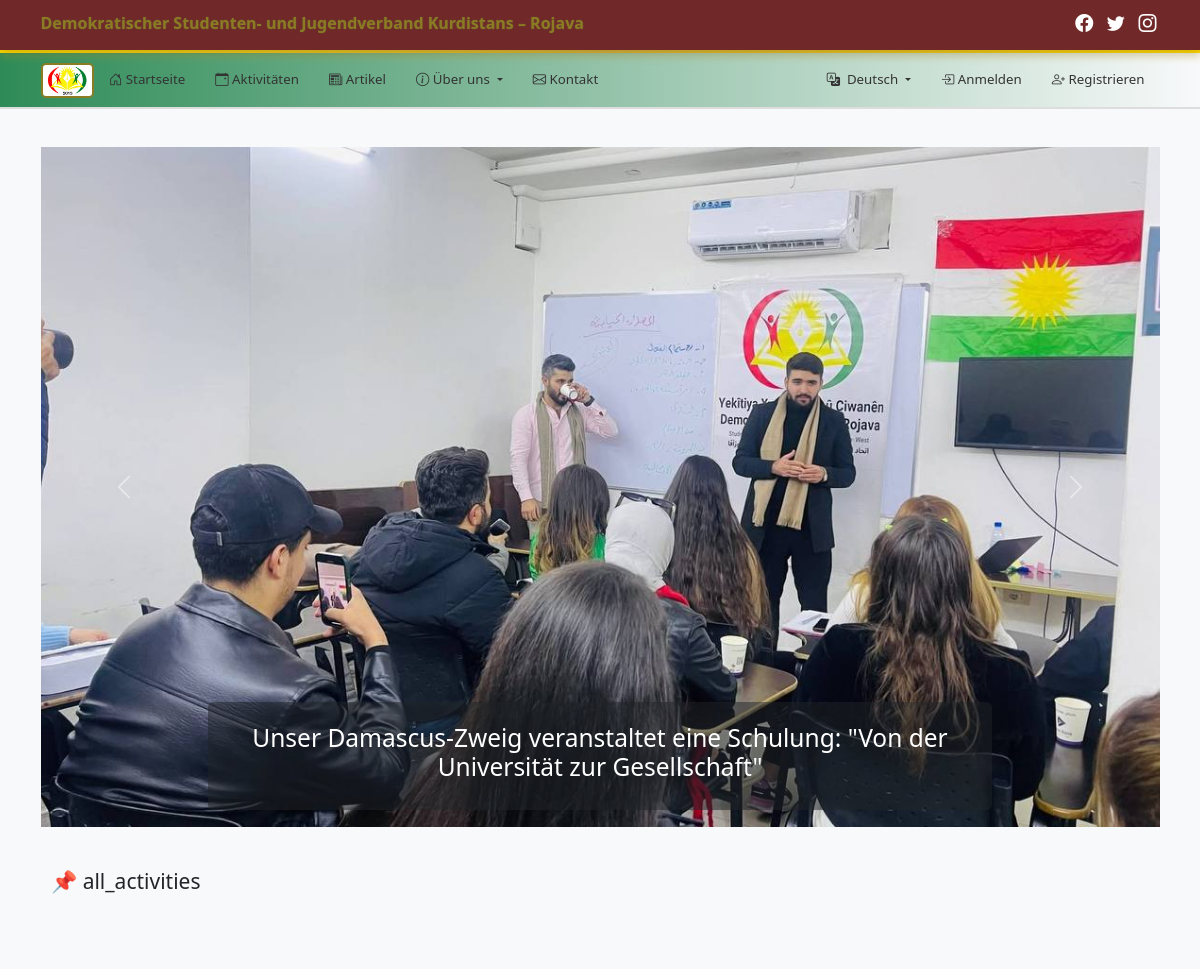
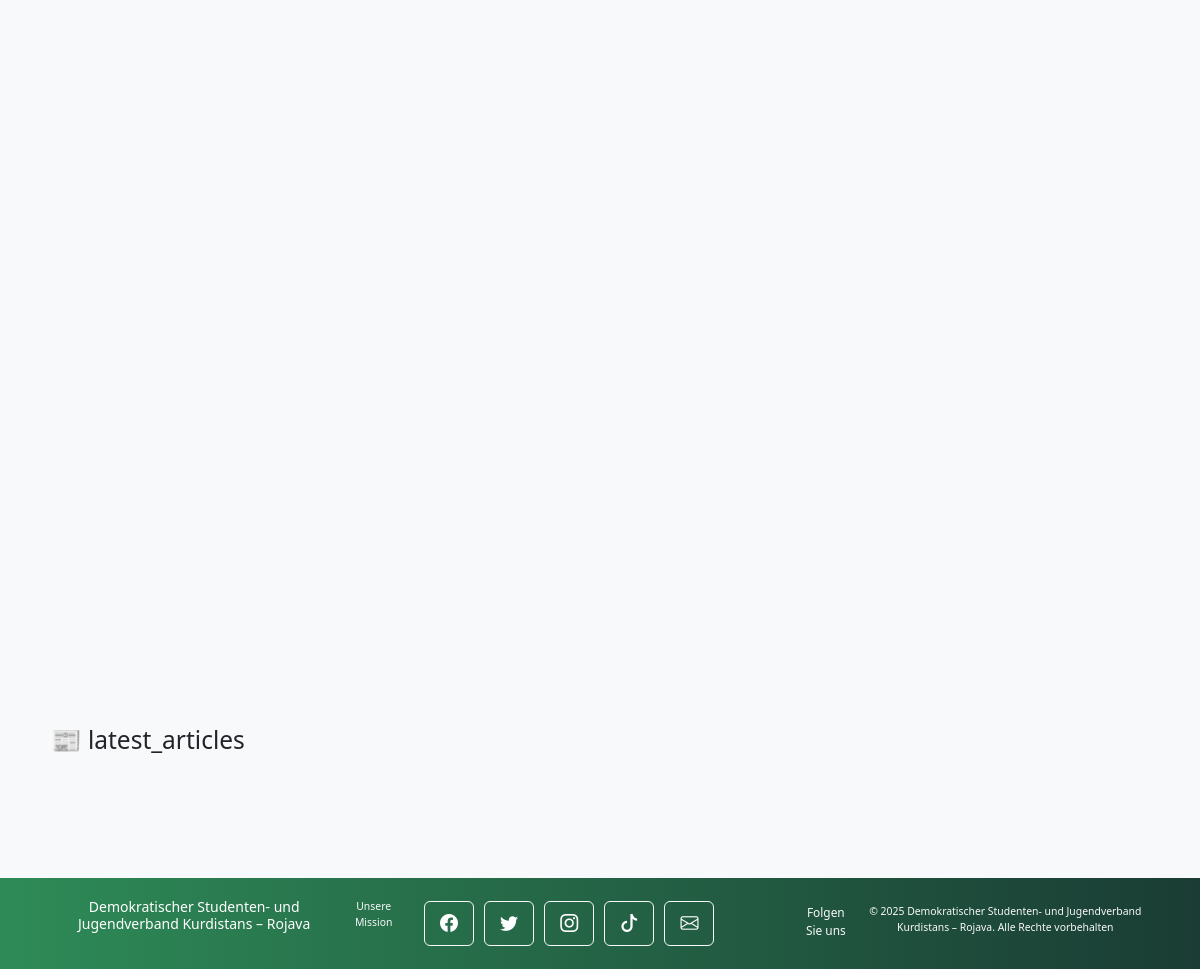
Screenshot of /?lang=de with the database file from the repository (2 pictures, top to bottom).
### models.py (models this page shows, shortened)
class Activity(db.Model):
    __tablename__ = 'activity'
    id = db.Column(db.Integer, primary_key=True)
    title_en = db.Column(db.String(255), nullable=False)
    title_ar = db.Column(db.String(255), nullable=False)
    title_ku = db.Column(db.String(255))
    title_de = db.Column(db.String(255))
    description_en = db.Column(db.Text, nullable=False)
    description_ar = db.Column(db.Text, nullable=False)
    description_ku = db.Column(db.Text)
    description_de = db.Column(db.Text)
    category = db.Column(db.String(100))
    images = db.Column(db.Text)
    date_posted = db.Column(
        db.DateTime,
        default=datetime.utcnow
    )

### routes.py (the view)
    @app.route('/')
    def index():
        lang = request.args.get('lang', session.get('lang', 'en'))
        session['lang'] = lang
        return render_template(
            'index.html',
            trans=get_trans(),
            activities=Activity.query.order_by(Activity.date_posted.desc()).limit(5).all(),
            breaking_news=BreakingNews.query.filter_by(is_active=True).order_by(BreakingNews.date_posted.desc()).limit(5).all(),
            latest_articles=Article.query.order_by(Article.date_posted.desc()).limit(3).all(),
            get_by_lang=get_by_lang,
            lang=lang,
            lang_urls=get_lang_urls()
        )

### templates/index.html (shortened to what this page needs)
{% extends "base.html" %}
{% block content %}
<br><br><br><br><br><br>
<div id="homeActivitiesCarousel"
     class="carousel slide"
     data-bs-ride="carousel"
     data-bs-interval="5000"
     data-bs-pause="false">
  <div class="carousel-inner">
    {% for activity in activities[:5] %}
    <div class="carousel-item {% if loop.first %}active{% endif %}">
      {% if activity.images %}
        {% set img = activity.images.split(',')[0] %}
        <img src="{{ url_for('static', filename='images/uploads/' + img) }}"
             class="d-block w-100"
             style="height:85vh; object-fit:cover;">
      {% else %}
        <img src="{{ url_for('static', filename='images/placeholder.jpg') }}"
             class="d-block w-100"
             style="height:85vh; object-fit:cover;">
      {% endif %}
      <div class="carousel-caption d-none d-md-block bg-dark bg-opacity-50 rounded p-4">
        <h3>
          {% if lang == 'ar' %}
            {{ activity.title_ar }}
          {% elif lang == 'ku' %}
            {{ activity.title_ku }}
          {% elif lang == 'de' %}
            {{ activity.title_de }}
          {% else %}
            {{ activity.title_en }}
          {% endif %}
        </h3>
      </div>
    </div>
    {% endfor %}
  </div>
  <button class="carousel-control-prev" type="button"
          data-bs-target="#homeActivitiesCarousel" data-bs-slide="prev">
    <span class="carousel-control-prev-icon"></span>
  </button>
  <button class="carousel-control-next" type="button"
          data-bs-target="#homeActivitiesCarousel" data-bs-slide="next">
    <span class="carousel-control-next-icon"></span>
  </button>
</div>
<main class="container mt-5">
  <h4 class="mb-3">📌 {{ trans['all_activities'] }}</h4>
  <div class="row">
    {% for activity in activities %}
    <div class="col-12 col-sm-6 col-md-4 mb-4">
    </div>
    {% endfor %}
  </div>
  <h3 class="mb-4">📰 {{ trans['latest_articles'] }}</h3>
</main>
{% endblock %}

### static/css/custom.css (style rules this page uses)
:root { --blood-red: #702828; --golden: #b39227; --dark-green: #2E8B57; --light-gold: #8b7c23; --shiny-gold: #bdab48; --gold-gradient: linear-gradient(45deg, #FFD700, #D4AF37, #FFD700); --dark-red: #5e2020; --light-bg: #f8f9fa; }
html, body { height: 100%; margin: 0; font-family: 'Segoe UI', Tahoma, Geneva, Verdana, sans-serif; font-size: 14px; }
body { display: flex; flex-direction: column; background-color: var(--light-bg); overflow-x: hidden; }
main { flex: 1 0 auto; margin-top: 140px; padding-bottom: 20px; width: 100%; }
@media (min-width: 1200px) { .container { max-width: 1140px; } }
html[dir="ltr"] body { direction: ltr; text-align: left; }

### templates/base.html (style rules this page uses)
.fade-in { animation: fadeIn 0.6s ease-in; }

### templates/index.html (style rules this page uses)
.row > [class*="col-"] { display: flex; }

### rows the page displays
Activity: images (picture), title_de "Unser Damascus-Zweig veranstaltet eine Schulung: \"Von der Universität zur Gesellschaft\""

### other values shown
{{ trans.title }} "Demokratischer Studenten- und Jugendverband Kurdistans – Rojava"
{{ trans.home }} "Startseite"
{{ trans.activities }} "Aktivitäten"
{{ trans.articles }} "Artikel"
{{ trans.about }} "Über uns"
{{ trans.contact }} "Kontakt"
{{ trans.login }} "Anmelden"
{{ trans.register }} "Registrieren"
{{ trans['all_activities'] }} "all_activities"
{{ trans['latest_articles'] }} "latest_articles"
{{ trans.our_mission }} "Unsere Mission"
{{ trans.follow_us }} "Folgen Sie uns"
{{ trans.all_rights_reserved }} "Alle Rechte vorbehalten"
